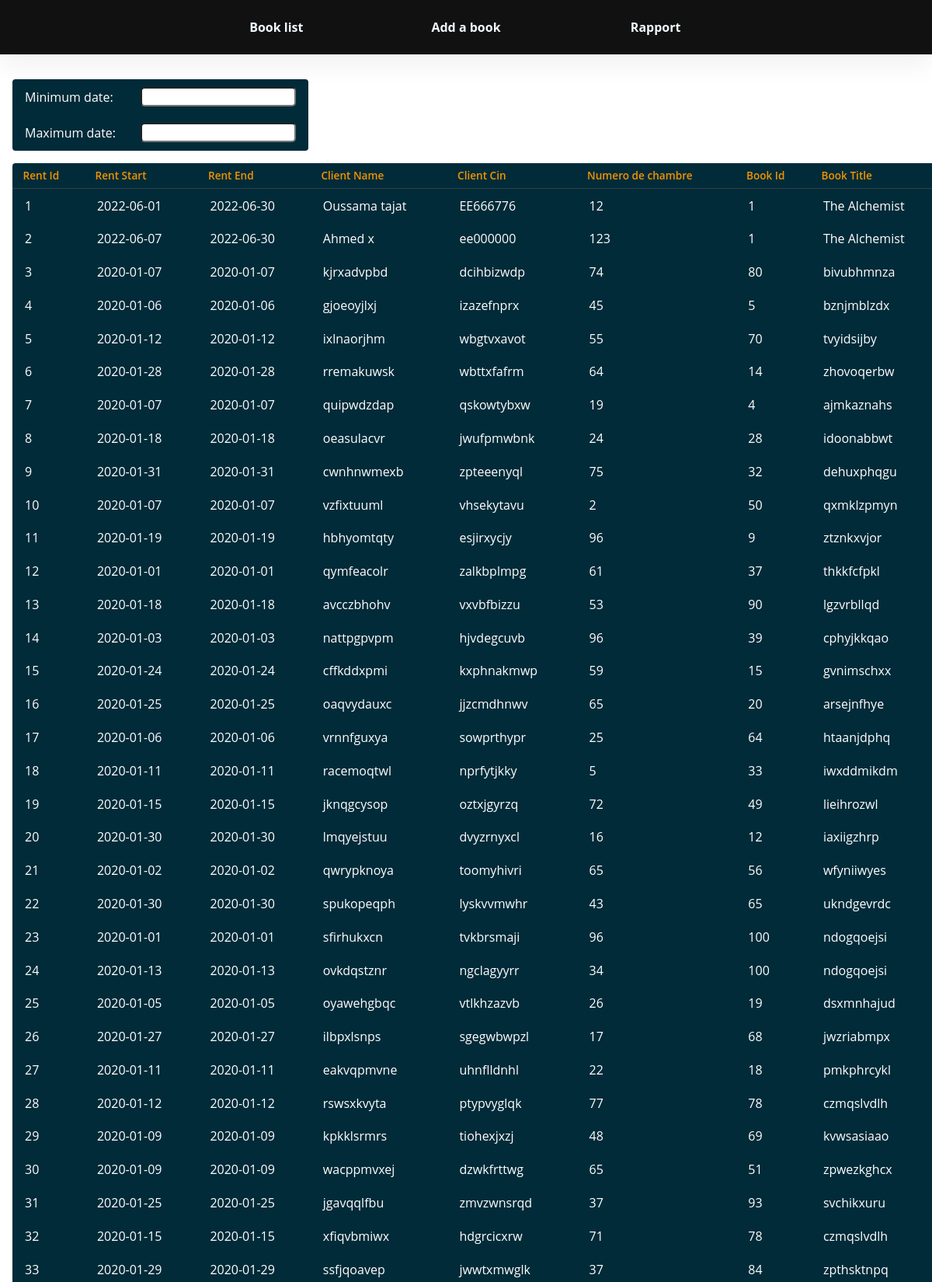
The app's page /rapport (upper part) with its own data.
### app.py (models this page shows)
class Rent(db.Model):
    __tablename__ = 'Rent'
    Id = db.Column(db.Integer, primary_key=True)
    RentStart = db.Column(db.Date , nullable=False)
    RentEnd = db.Column(db.Date , nullable=False)
    ClientCin = db.Column(db.String(255))
    ClientName = db.Column(db.String(255))
    NumeroChambre = db.Column(db.Integer)
    bookId = db.Column ( db.Integer , db.ForeignKey('BookList.Id') )
    bookTiltle = db.Column(db.String(255))

### app.py (the view)
@app.route("/rapport",methods=["POST","GET"])
def rapport():
    rapport=Rent.query
    return render_template('rapport.html',rapport=rapport)

### templates/rapport.html (shortened to what this page needs)
<!DOCTYPE html>
<html lang="en">
<head>
    <link rel="stylesheet" href="/static/style.css">
    <link rel="stylesheet" href="https://cdn.datatables.net/datetime/1.1.2/css/dataTables.dateTime.min.css">
    <link rel="stylesheet" href="https://cdn.datatables.net/1.12.1/css/jquery.dataTables.min.css">
</head>
<nav class="full">
  <a class="link_a" href="/" onClick="ul(0)">Book list</a>
  <a class="link_a" href="/addbook" onClick="ul(2)">Add a book</a>
  <a class="link_a" href="/rapport" onClick="ul(2)">Rapport</a>
</nav>
<body>
  <table cellspacing="5" cellpadding="5">
    <tbody><tr>
        <td>Minimum date:</td>
        <td><input type="text" id="min" name="min"></td>
    </tr>
    <tr>
        <td>Maximum date:</td>
        <td><input type="text" id="max" name="max"></td>
    </tr>
    </tbody>
  </table>
  <table id="tblCustomer" class="display" class="display nowrap" style="width: 100%;">
    <thead>
      <tr>
        <th scope="col">Rent Id</th>
        <th scope="col">Rent Start</th>
        <th scope="col">Rent End</th>
        <th scope="col">Client Name</th>
        <th scope="col">Client Cin</th>
        <th scope="col">Numero de chambre</th>
        <th scope="col">Book Id</th>
        <th scope="col">Book Title</th>
    </thead>
    <tbody>
        {% for rent in rapport %}
          <tr>
            <td class="rentId">{{ rent.Id }}</td>
            <td class="RentStart">{{rent.RentStart}}</td>
            <td class="RentEnd">{{rent.RentEnd}}</td>
            <td class="ClientName">{{rent.ClientName}}</td>
            <td class="Price">{{rent.ClientCin}}</td>
            <td class="NumeroChambre">{{rent.NumeroChambre}}</td>
            <td class="bookId">{{rent.bookId}}</td>
            <td class="bookTiltle">{{rent.bookTiltle}}</td>
          </tr>
        {% endfor %}
        </tbody>
    </table>
</body>

### static/style.css (style rules this page uses)
input { border-radius: 5px; height: 25px; width: 200px; }
:root { --underline-height: .5em; }
body { font-family: system-ui, sans-serif; background: whitesmoke; min-height: 100vh; }
nav { text-align: center; position: relative; white-space: nowrap; background: white; padding: var(--underline-height) 0; margin-bottom: 2em ; box-shadow: 0 1em 2em rgba(0, 0, 0, 0.05); }
.link_a { display: inline-block; z-index: 10; width: 20%; padding: 1em 0; text-align: center; cursor: pointer; text-decoration: none; color: aliceblue; }
nav.full { font-weight: bold; background: #111; color: white; }
*, *:before, *:after { margin: 0em; padding: 0; box-sizing: border-box; }
body { background: #ffffff; font-family: 'Open Sans', sans-serif; }
table { background: #012B39; border-radius: 0.25em; border-collapse: collapse; margin: 1em; padding-left: 10px; }
th { border-bottom: 1px solid #364043; color: #F09400; font-size: 0.85em; font-weight: 600; padding: 0.5em 1em; text-align: left; }
td { color: #fff; font-weight: 400; padding: 0.65em 1em; }
tbody tr { transition: background 0.25s ease; }

### records on screen
Rent: Id "1", RentStart "2022-06-01", RentEnd "2022-06-30", ClientName "Oussama tajat", ClientCin "EE666776", NumeroChambre "12", bookId "1", bookTiltle "The Alchemist"
Rent: Id "2", RentStart "2022-06-07", RentEnd "2022-06-30", ClientName "Ahmed x", ClientCin "ee000000", NumeroChambre "123", bookId "1", bookTiltle "The Alchemist"
Rent: Id "3", RentStart "2020-01-07", RentEnd "2020-01-07", ClientName "kjrxadvpbd", ClientCin "dcihbizwdp", NumeroChambre "74", bookId "80", bookTiltle "bivubhmnza"
Rent: Id "4", RentStart "2020-01-06", RentEnd "2020-01-06", ClientName "gjoeoyjlxj", ClientCin "izazefnprx", NumeroChambre "45", bookId "5", bookTiltle "bznjmblzdx"
Rent: Id "5", RentStart "2020-01-12", RentEnd "2020-01-12", ClientName "ixlnaorjhm", ClientCin "wbgtvxavot", NumeroChambre "55", bookId "70", bookTiltle "tvyidsijby"
Rent: Id "6", RentStart "2020-01-28", RentEnd "2020-01-28", ClientName "rremakuwsk", ClientCin "wbttxfafrm", NumeroChambre "64", bookId "14", bookTiltle "zhovoqerbw"
Rent: Id "7", RentStart "2020-01-07", RentEnd "2020-01-07", ClientName "quipwdzdap", ClientCin "qskowtybxw", NumeroChambre "19", bookId "4", bookTiltle "ajmkaznahs"
Rent: Id "8", RentStart "2020-01-18", RentEnd "2020-01-18", ClientName "oeasulacvr", ClientCin "jwufpmwbnk", NumeroChambre "24", bookId "28", bookTiltle "idoonabbwt"
Rent: Id "9", RentStart "2020-01-31", RentEnd "2020-01-31", ClientName "cwnhnwmexb", ClientCin "zpteeenyql", NumeroChambre "75", bookId "32", bookTiltle "dehuxphqgu"
Rent: Id "10", RentStart "2020-01-07", RentEnd "2020-01-07", ClientName "vzfixtuuml", ClientCin "vhsekytavu", NumeroChambre "2", bookId "50", bookTiltle "qxmklzpmyn"
Rent: Id "11", RentStart "2020-01-19", RentEnd "2020-01-19", ClientName "hbhyomtqty", ClientCin "esjirxycjy", NumeroChambre "96", bookId "9", bookTiltle "ztznkxvjor"
Rent: Id "12", RentStart "2020-01-01", RentEnd "2020-01-01", ClientName "qymfeacolr", ClientCin "zalkbplmpg", NumeroChambre "61", bookId "37", bookTiltle "thkkfcfpkl"
Rent: Id "13", RentStart "2020-01-18", RentEnd "2020-01-18", ClientName "avcczbhohv", ClientCin "vxvbfbizzu", NumeroChambre "53", bookId "90", bookTiltle "lgzvrbllqd"
Rent: Id "14", RentStart "2020-01-03", RentEnd "2020-01-03", ClientName "nattpgpvpm", ClientCin "hjvdegcuvb", NumeroChambre "96", bookId "39", bookTiltle "cphyjkkqao"
Rent: Id "15", RentStart "2020-01-24", RentEnd "2020-01-24", ClientName "cffkddxpmi", ClientCin "kxphnakmwp", NumeroChambre "59", bookId "15", bookTiltle "gvnimschxx"
Rent: Id "16", RentStart "2020-01-25", RentEnd "2020-01-25", ClientName "oaqvydauxc", ClientCin "jjzcmdhnwv", NumeroChambre "65", bookId "20", bookTiltle "arsejnfhye"
Rent: Id "17", RentStart "2020-01-06", RentEnd "2020-01-06", ClientName "vrnnfguxya", ClientCin "sowprthypr", NumeroChambre "25", bookId "64", bookTiltle "htaanjdphq"
Rent: Id "18", RentStart "2020-01-11", RentEnd "2020-01-11", ClientName "racemoqtwl", ClientCin "nprfytjkky", NumeroChambre "5", bookId "33", bookTiltle "iwxddmikdm"
Rent: Id "19", RentStart "2020-01-15", RentEnd "2020-01-15", ClientName "jknqgcysop", ClientCin "oztxjgyrzq", NumeroChambre "72", bookId "49", bookTiltle "lieihrozwl"
Rent: Id "20", RentStart "2020-01-30", RentEnd "2020-01-30", ClientName "lmqyejstuu", ClientCin "dvyzrnyxcl", NumeroChambre "16", bookId "12", bookTiltle "iaxiigzhrp"
Rent: Id "21", RentStart "2020-01-02", RentEnd "2020-01-02", ClientName "qwrypknoya", ClientCin "toomyhivri", NumeroChambre "65", bookId "56", bookTiltle "wfyniiwyes"
Rent: Id "22", RentStart "2020-01-30", RentEnd "2020-01-30", ClientName "spukopeqph", ClientCin "lyskvvmwhr", NumeroChambre "43", bookId "65", bookTiltle "ukndgevrdc"
Rent: Id "23", RentStart "2020-01-01", RentEnd "2020-01-01", ClientName "sfirhukxcn", ClientCin "tvkbrsmaji", NumeroChambre "96", bookId "100", bookTiltle "ndogqoejsi"
Rent: Id "24", RentStart "2020-01-13", RentEnd "2020-01-13", ClientName "ovkdqstznr", ClientCin "ngclagyyrr", NumeroChambre "34", bookId "100", bookTiltle "ndogqoejsi"
Rent: Id "25", RentStart "2020-01-05", RentEnd "2020-01-05", ClientName "oyawehgbqc", ClientCin "vtlkhzazvb", NumeroChambre "26", bookId "19", bookTiltle "dsxmnhajud"
Rent: Id "26", RentStart "2020-01-27", RentEnd "2020-01-27", ClientName "ilbpxlsnps", ClientCin "sgegwbwpzl", NumeroChambre "17", bookId "68", bookTiltle "jwzriabmpx"
Rent: Id "27", RentStart "2020-01-11", RentEnd "2020-01-11", ClientName "eakvqpmvne", ClientCin "uhnflldnhl", NumeroChambre "22", bookId "18", bookTiltle "pmkphrcykl"
Rent: Id "28", RentStart "2020-01-12", RentEnd "2020-01-12", ClientName "rswsxkvyta", ClientCin "ptypvyglqk", NumeroChambre "77", bookId "78", bookTiltle "czmqslvdlh"
Rent: Id "29", RentStart "2020-01-09", RentEnd "2020-01-09", ClientName "kpkklsrmrs", ClientCin "tiohexjxzj", NumeroChambre "48", bookId "69", bookTiltle "kvwsasiaao"
Rent: Id "30", RentStart "2020-01-09", RentEnd "2020-01-09", ClientName "wacppmvxej", ClientCin "dzwkfrttwg", NumeroChambre "65", bookId "51", bookTiltle "zpwezkghcx"
Rent: Id "31", RentStart "2020-01-25", RentEnd "2020-01-25", ClientName "jgavqqlfbu", ClientCin "zmvzwnsrqd", NumeroChambre "37", bookId "93", bookTiltle "svchikxuru"
Rent: Id "32", RentStart "2020-01-15", RentEnd "2020-01-15", ClientName "xfiqvbmiwx", ClientCin "hdgrcicxrw", NumeroChambre "71", bookId "78", bookTiltle "czmqslvdlh"
Rent: Id "33", RentStart "2020-01-29", RentEnd "2020-01-29", ClientName "ssfjqoavep", ClientCin "jwwtxmwglk", NumeroChambre "37", bookId "84", bookTiltle "zpthsktnpq"
